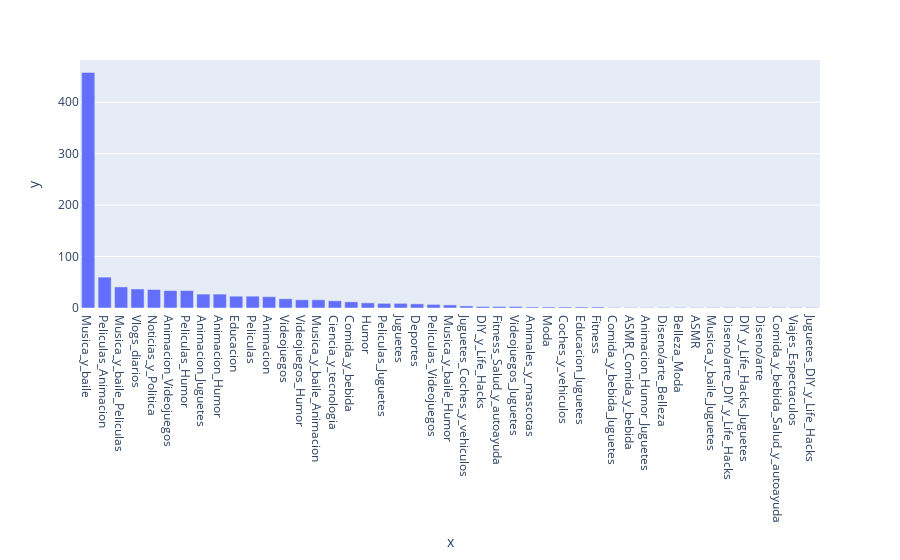

Source (notebook cell):
### Code cell
px.bar(x= df_new['categories'].value_counts().index,y= df_new['categories'].value_counts())

### Figure 1 — Plotly figure (JSON) as saved in the notebook; plotly's stock layout.template omitted (floating-point values rounded to 4 significant figures)
{"data": [{"alignmentgroup": "True", "hovertemplate": "x=%{x}<br>y=%{y}<extra></extra>", "legendgroup": "", "marker": {"color": "#636efa", "pattern": {"shape": ""}}, "name": "", "offsetgroup": "", "orientation": "v", "showlegend": false, "textposition": "auto", "type": "bar", "x": ["Musica_y_baile", "Peliculas_Animacion", "Musica_y_baile_Peliculas", "Vlogs_diarios", "Noticias_y_Politica", "Animacion_Videojuegos", "Peliculas_Humor", "Animacion_Juguetes", "Animacion_Humor", "Educacion", "Peliculas", "Animacion", "Videojuegos", "Videojuegos_Humor", "Musica_y_baile_Animacion", "Ciencia_y_tecnologia", "Comida_y_bebida", "Humor", "Peliculas_Juguetes", "Juguetes", "Deportes", "Peliculas_Videojuegos", "Musica_y_baile_Humor", "Juguetes_Coches_y_vehiculos", "DIY_y_Life_Hacks", "Fitness_Salud_y_autoayuda", "Videojuegos_Juguetes", "Animales_y_mascotas", "Moda", "Coches_y_vehiculos", "Educacion_Juguetes", "Fitness", "Comida_y_bebida_Juguetes", "ASMR_Comida_y_bebida", "Animacion_Humor_Juguetes", "Diseno/arte_Belleza", "Belleza_Moda", "ASMR", "Musica_y_baile_Juguetes", "Diseno/arte_DIY_y_Life_Hacks", "DIY_y_Life_Hacks_Juguetes", "Diseno/arte", "Comida_y_bebida_Salud_y_autoayuda", "Viajes_Espectaculos", "Juguetes_DIY_y_Life_Hacks"], "xaxis": "x", "y": [458, 60, 41, 37, 36, 34, 34, 27, 27, 23, 23, 22, 18, 16, 16, 14, 12, 10, 9, 9, 8, 7, 6, 4, 3, 3, 3, 2, 2, 2, 2, 2, 1, 1, 1, 1, 1, 1, 1, 1, 1, 1, 1, 1, 1], "yaxis": "y"}], "layout": {"barmode": "relative", "legend": {"tracegroupgap": 0}, "margin": {"t": 60}, "xaxis": {"anchor": "y", "domain": [0, 1], "title": {"text": "x"}}, "yaxis": {"anchor": "x", "domain": [0, 1], "title": {"text": "y"}}}}
